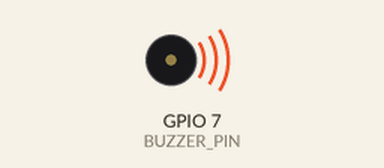
A program run on a simulated Raspberry Pi (BCM pin numbers). On the bench: buzzer (waves = sounding). At 0.5 s the program stops and its outputs stay as they are.

Above: at 0.1 s.
At 0.6 s:
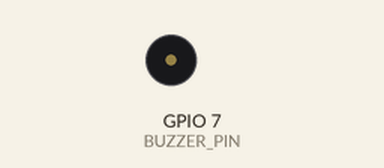
Timing chart, 0 to 2.0 s (numbered marks = the images above):
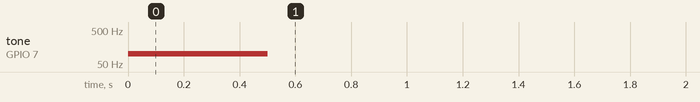

Measured:
- by itself, tone on GPIO 7 (BUZZER_PIN): silent → 100 Hz at 0.00 s, → silent 0.50 s later

The program:

piezo_buzzer.py
```python
import RPi.GPIO as GPIO
import time

BUZZER_PIN = 7
GPIO.setmode(GPIO.BCM)
GPIO.setup(BUZZER_PIN, GPIO.OUT)
pwm = GPIO.PWM(BUZZER_PIN, 1)
pwm.start(10)


try:

        pwm.ChangeFrequency(100)
        time.sleep(0.5)
finally:
    pwm.stop()
GPIO.cleanup()
```
